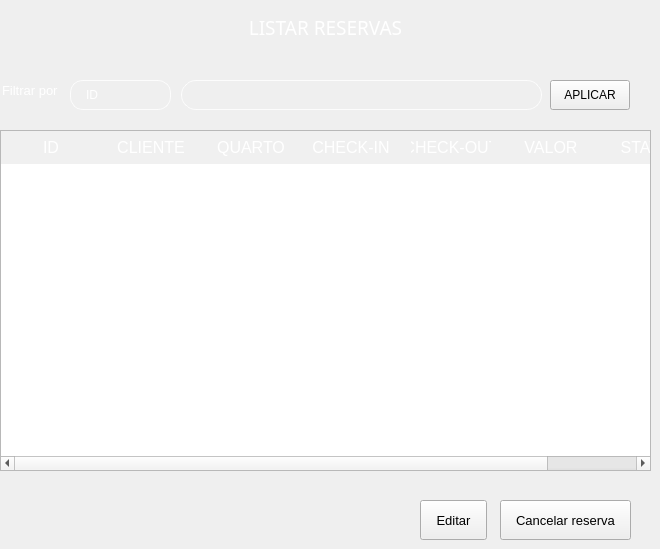
    <widget class="QWidget" name="page_21">
     <widget class="QLabel" name="label_57">
      <property name="geometry">
       <rect>
        <x>0</x>
        <y>0</y>
        <width>651</width>
        <height>55</height>
       </rect>
      </property>
      <property name="font">
       <font>
        <family>Montserrat Medium</family>
        <pointsize>14</pointsize>
        <italic>false</italic>
       </font>
      </property>
      <property name="styleSheet">
       <string notr="true">QLabel {
	background-color: qlineargradient(spread:pad, x1:0, y1:0, x1:0, y1:1, 
                                 stop:0 rgba(0, 50, 150, 255), 
                                 stop:1 rgba(51, 156, 255, 255));
	color: rgb(255, 255, 255);
    border: 1one;                         /* Remove borda padrão */
    }
</string>
      </property>
      <property name="text">
       <string>&lt;html&gt;&lt;head/&gt;&lt;body&gt;&lt;p align=&quot;center&quot;&gt;&lt;span style=&quot; color:#ffffff;&quot;&gt;LISTAR RESERVAS&lt;/span&gt;&lt;/p&gt;&lt;/body&gt;&lt;/html&gt;</string>
      </property>
     </widget>
     <widget class="QTableWidget" name="tabela_lista_reserva">
      <property name="geometry">
       <rect>
        <x>0</x>
        <y>130</y>
        <width>651</width>
        <height>341</height>
       </rect>
      </property>
      <property name="font">
       <font>
        <family>MS Shell Dlg 2</family>
        <pointsize>12</pointsize>
        <weight>50</weight>
        <bold>false</bold>
       </font>
      </property>
      <property name="styleSheet">
       <string notr="true">/* Remove todos os espaços e bordas entre os cabeçalhos */
QHeaderView {
    border: 1px;                         /* Remove bordas externas */
    margin: 0px;                         /* Remove margens */
    padding: 0px;                        /* Remove espaçamento */
}

/* Cabeçalho horizontal (linha de títulos) */
QHeaderView::section:horizontal {
    background-color: rgba(255, 255, 255, 20);  /* Azul */
    color: white;
    border: 1px;                         /* Sem bordas */
    padding: 5px 10px;                   /* Espaçamento interno */
}

/* Cabeçalho vertical (linha lateral) */
QHeaderView::section:vertical {
    background-color: rgba(255, 255, 255, 20);  /* Mesmo azul */
    color: white;
    border: 1px;
    padding: 10px 5px;
}

/* Canto superior esquerdo (onde os cabeçalhos se encontram) */
QTableCornerButton::section {
    background-color: rgba(255, 255, 255, 20);  /* Azul para unificar visual */
    border: 1px;
}</string>
      </property>
      <column>
       <property name="text">
        <string>ID</string>
       </property>
      </column>
      <column>
       <property name="text">
        <string>CLIENTE</string>
       </property>
      </column>
      <column>
       <property name="text">
        <string>QUARTO</string>
       </property>
      </column>
      <column>
       <property name="text">
        <string>CHECK-IN</string>
       </property>
      </column>
      <column>
       <property name="text">
        <string>CHECK-OUT</string>
       </property>
      </column>
      <column>
       <property name="text">
        <string>VALOR</string>
       </property>
      </column>
      <column>
       <property name="text">
        <string>STATUS</string>
       </property>
      </column>
     </widget>
     <widget class="QComboBox" name="comboBox_filtro_2">
      <property name="geometry">
       <rect>
        <x>70</x>
        <y>80</y>
        <width>101</width>
        <height>30</height>
       </rect>
      </property>
      <property name="styleSheet">
       <string notr="true">QComboBox {
    border: 1px solid rgba(255, 255, 255, 200);  /* Borda visível */
    border-radius: 13px;
    background-color: transparent;              /* Totalmente transparente */
    padding: 5px 15px;
    color: white;
    font-size: 12px;
    background-clip: padding-box;
}

QComboBox:focus {
    border: 1px solid rgba(255, 255, 255, 255);  /* Borda mais forte no foco */
    background-color: rgba(255, 255, 255, 36);   /* Leve destaque no foco */
}

/* Remove o botão e a seta */
QComboBox::drop-down {
    border: 1one;
    background: transparent;
    width: 0px;  /* Esconde o espaço reservado pra seta */
}

QComboBox::down-arrow {
    width: 0;
    height: 0;
    border: 1one;
}

/* Dropdown com estilo flat e legível */
QComboBox QAbstractItemView {
    background-color: #2A2A2A;              /* Fundo da lista */
    color: white;                           /* Texto das opções */
    border: 1px solid rgba(255, 255, 255, 50);
    border-radius: 8px;
    selection-background-color: #339CFF;    /* Azul no hover/seleção */
    selection-color: black;
}
</string>
      </property>
      <item>
       <property name="text">
        <string>ID</string>
       </property>
      </item>
      <item>
       <property name="text">
        <string>CLIENTE</string>
       </property>
      </item>
      <item>
       <property name="text">
        <string>QUARTO</string>
       </property>
      </item>
      <item>
       <property name="text">
        <string>CHECK-IN</string>
       </property>
      </item>
      <item>
       <property name="text">
        <string>CHECK-OUT</string>
       </property>
      </item>
      <item>
       <property name="text">
        <string>VALOR</string>
       </property>
      </item>
      <item>
       <property name="text">
        <string>STATUS</string>
       </property>
      </item>
     </widget>
     <widget class="QLabel" name="label_7">
      <property name="geometry">
       <rect>
        <x>2</x>
        <y>80</y>
        <width>60</width>
        <height>20</height>
       </rect>
      </property>
      <property name="font">
       <font>
        <pointsize>10</pointsize>
       </font>
      </property>
      <property name="styleSheet">
       <string notr="true">QLabel {
    background: transparent;
    color: white; /* ou o azul da paleta: #339CFF */
    border: 1one;
    padding: 0px;
}
</string>
      </property>
      <property name="text">
       <string>Filtrar por</string>
      </property>
     </widget>
     <widget class="QLineEdit" name="lineEdit_busca">
      <property name="geometry">
       <rect>
        <x>181</x>
        <y>80</y>
        <width>361</width>
        <height>30</height>
       </rect>
      </property>
      <property name="styleSheet">
       <string notr="true">QLineEdit {
    /* Borda e fundo */
    border: 1px solid rgba(255, 255, 255, 200);
    border-radius: 15px;
    background-color: rgba(0, 0, 0, 0); /* Totalmente transparente */
    
    /* Espaçamento interno */
    padding: 5px 15px;
    
    /* Cor do texto */
    color: white;
    
    /* Melhora a renderização */
    background-clip: padding-box;
}

/* Efeito ao focar */
QLineEdit:focus {
    border: 1px solid rgba(255, 255, 255, 255);
    background-color: rgba(255, 255, 255, 36);
}</string>
      </property>
     </widget>
     <widget class="QPushButton" name="botao_aplicar_filtro">
      <property name="geometry">
       <rect>
        <x>550</x>
        <y>80</y>
        <width>80</width>
        <height>30</height>
       </rect>
      </property>
      <property name="text">
       <string>APLICAR</string>
      </property>
     </widget>
     <widget class="QPushButton" name="editButton_2">
      <property name="geometry">
       <rect>
        <x>420</x>
        <y>500</y>
        <width>67</width>
        <height>40</height>
       </rect>
      </property>
      <property name="font">
       <font>
        <family>MS Shell Dlg 2</family>
        <pointsize>10</pointsize>
        <weight>50</weight>
        <italic>false</italic>
        <bold>false</bold>
       </font>
      </property>
      <property name="text">
       <string>Editar</string>
      </property>
     </widget>
     <widget class="QPushButton" name="btn_cancel">
      <property name="geometry">
       <rect>
        <x>500</x>
        <y>500</y>
        <width>131</width>
        <height>40</height>
       </rect>
      </property>
      <property name="font">
       <font>
        <family>MS Shell Dlg 2</family>
        <pointsize>10</pointsize>
        <weight>50</weight>
        <italic>false</italic>
        <bold>false</bold>
       </font>
      </property>
      <property name="text">
       <string>Cancelar reserva</string>
      </property>
     </widget>
    </widget>
